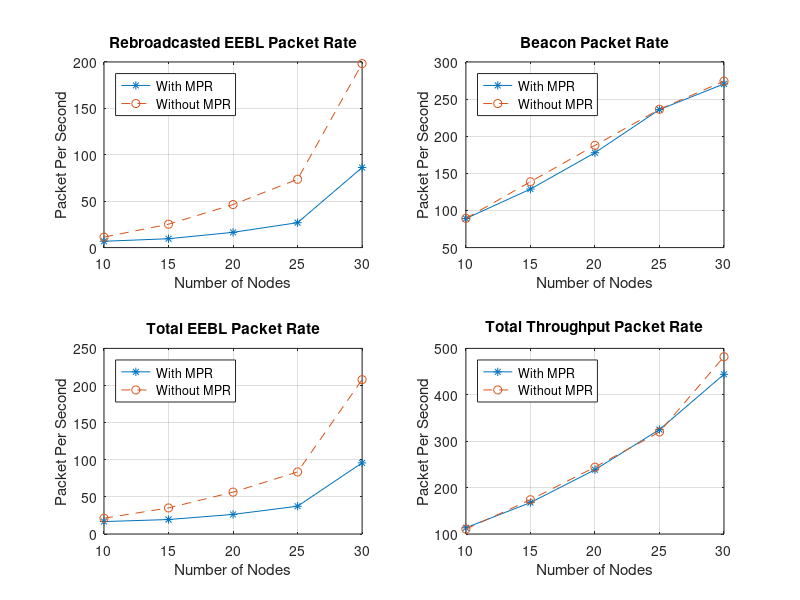
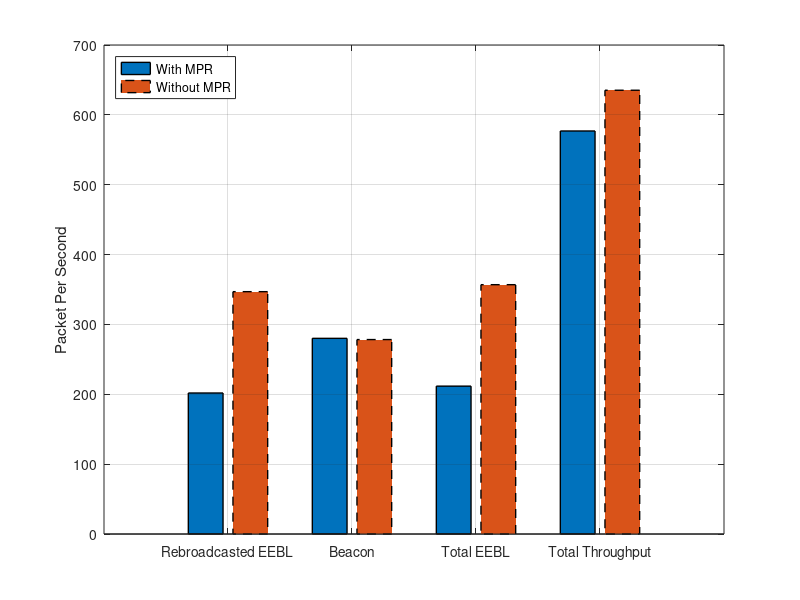
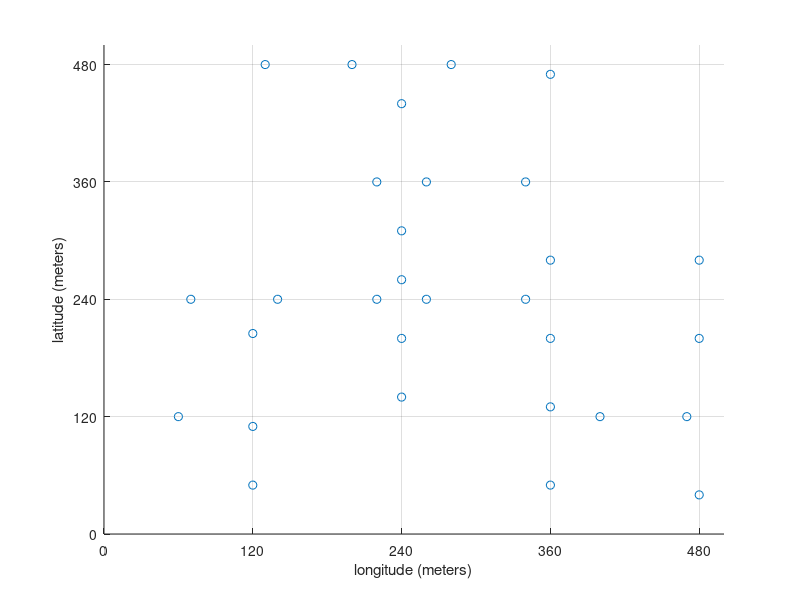

Reproduce these figures in MATLAB, in order.
clear; clear all; clc

% data
mpr= [
9.932307692	6.809230769	89.14153846	7.683076923
9.936056838	9.557726465	128.7779751	19.41563055
9.928176796	16.44972376	177.7834254	34.32596685
10.57013575	26.84615385	235.9230769	51.70588235
9.56954612	86.26207906	270.4758419	77.81551977
9.827900913	201.8370274	280.0769231	85.1642764
];
nompr = [
9.902777778	11.30416667	89.37777778	0
9.945668135	25.18061674	138.6842878	0
10.00877193	46.36549708	187.6988304	0
10.00921659	73.59677419	236.3341014	0
9.725222146	198.202324	274.1927546	0
9.999159664	346.905042	278.3336134	0
];

locations = [
120	50
120	110
60	120
120	205
70	240
140	240
220	240
240	260
240	200
240	310
220	360
260	360
260	240
240	140
340	240
360	280
340	360
240	440
200	480
130	480
280	480
360	200
360	130
360	50
360	470
400	120
470	120
480	200
480	40
480	280
];

% indeces
eebl = 1;
eebl_rebr = 2;
beacon = 3;
hello = 4;
x=[10 15 20 25 30];
dynamic=[1:5];
static=6;



figure(1) % dynamic traffic
subplot(2,2,1)
plot(x,mpr(dynamic, eebl_rebr),'-*',x,nompr(dynamic, eebl_rebr),'--o');
legend('With MPR', 'Without MPR','Location', 'NorthWest');
xlabel('Number of Nodes');
ylabel('Packet Per Second');
title('Rebroadcasted EEBL Packet Rate');
grid on;

subplot(2,2,2)
plot(x,mpr(dynamic, beacon),'-*',x,nompr(dynamic, beacon),'--o');
legend('With MPR', 'Without MPR','Location', 'NorthWest');
xlabel('Number of Nodes');
ylabel('Packet Per Second');
title('Beacon Packet Rate');
grid on;

subplot(2,2,3)
plot(x,mpr(dynamic, eebl)+mpr(dynamic, eebl_rebr),'-*',x,nompr(dynamic, eebl)+nompr(dynamic, eebl_rebr),'--o');
legend('With MPR', 'Without MPR','Location', 'NorthWest');
xlabel('Number of Nodes');
ylabel('Packet Per Second');
title('Total EEBL Packet Rate');
grid on;

subplot(2,2,4)
plot(x,sum(mpr(dynamic,:)')','-*',x,sum(nompr(dynamic,:)')','--o');
legend('With MPR', 'Without MPR','Location', 'NorthWest');
xlabel('Number of Nodes');
ylabel('Packet Per Second');
title('Total Throughput Packet Rate');
grid on;


figure(2) % static traffic
barplot = [
    mpr(static, eebl_rebr), mpr(static, beacon), mpr(static, eebl)+mpr(static, eebl_rebr), sum(mpr(static,:)')';
    nompr(static, eebl_rebr), nompr(static, beacon), nompr(static, eebl)+nompr(static, eebl_rebr), sum(nompr(static,:)')';
]';
h=bar(barplot);
set(gca,'XTickLabel',['Rebroadcasted EEBL'; '      Beacon      '; '    Total EEBL    '; ' Total Throughput '])
ylabel('Packet Per Second');
legend('With MPR', 'Without MPR','Location','NorthWest');
set(h(1),'LineWidth',1,'LineStyle','-');
set(h(2),'LineWidth',1,'LineStyle','--');
colormap Summer;
grid on;


figure(3) % locations
scatter(locations(:,1), locations(:,2),'o');
xlabel('longitude (meters)')
ylabel('latitude (meters)')
grid on;
set(gca, 'XTickMode', 'manual');
set(gca, 'XTick', [0 120 240 360 480]);
set(gca, 'YTickMode', 'manual');
set(gca, 'YTick', [0 120 240 360 480]);